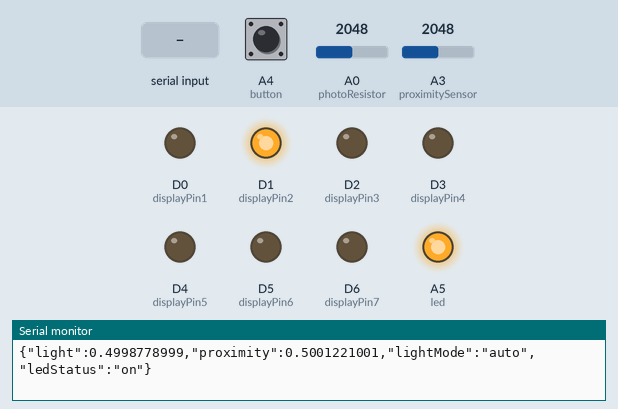
A sketch run on a simulated Particle Photon. Shown: output pins drawn as LEDs (lit = HIGH), the last lines printed to the serial monitor. The inputs (shaded band) are chosen by the test bench; at power-on: A0 (photoResistor) = 2048, A4 (button) LOW, A3 (proximitySensor) = 2048.

Above: at 1.2 s.
1.3 s: A0 (photoResistor) set to 1285
2.8 s: A0 (photoResistor) set to 1157
At 3.8 s:
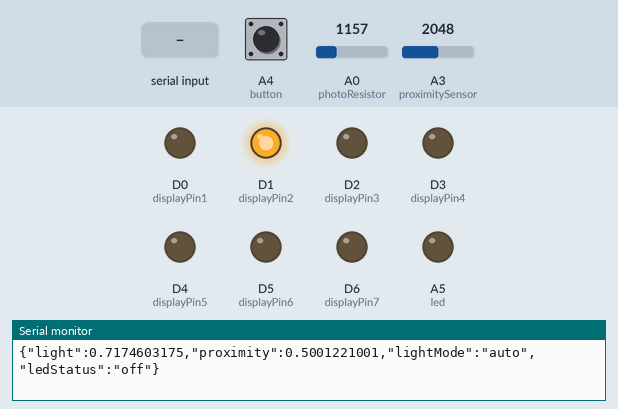
4.3 s: A4 (button) pulled HIGH for 0.15 s
At 5.0 s:
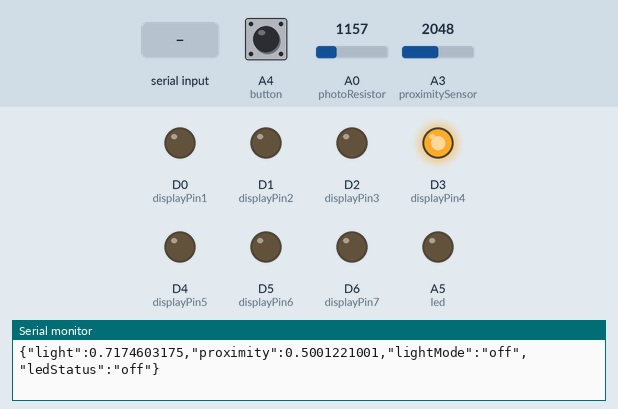
5.9 s: "1\n" received over Serial
At 7.8 s:
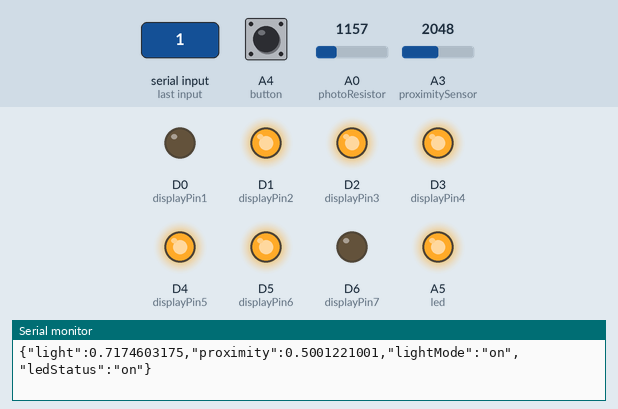
8.4 s: "90,45\n" received over Serial
At 9.7 s:
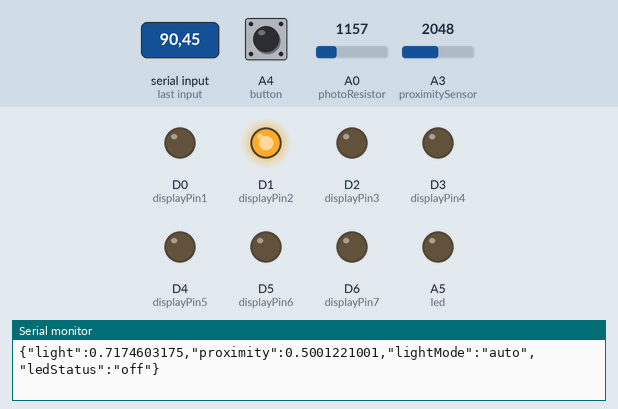
10.9 s: "0\n" received over Serial
At 12.8 s:
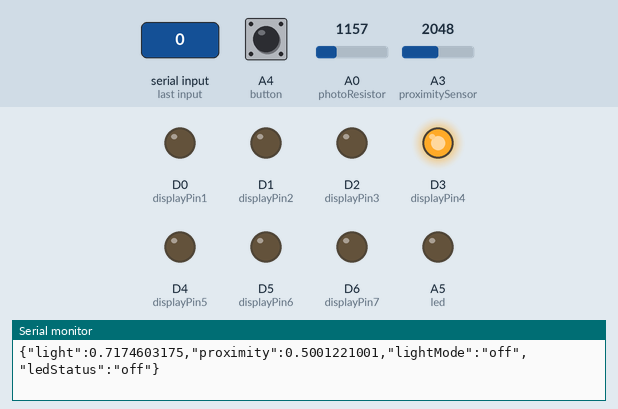
Timing chart, 0 to 14.3 s (numbered marks = the images above; inputs shaded):
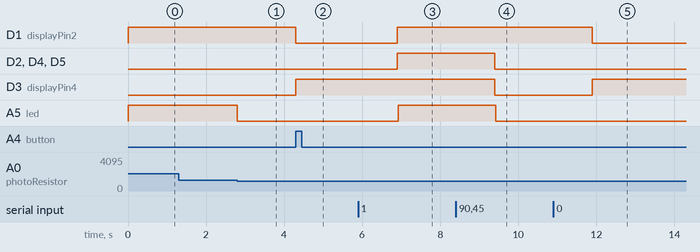

Measured:
- the behaviour switches between 1229 and 1228 on A0 (photoResistor) (found by bisection; images 0 and 1)
- after the input at 2.8 s, A5 (led): HIGH → LOW at once
- after the input at 4.3 s, D1 (displayPin2): HIGH → LOW at once; D3 (displayPin4): LOW → HIGH at once
- after the input at 5.9 s, D1 (displayPin2), D2 (displayPin3), D4 (displayPin5), D5 (displayPin6), A5 (led): LOW → HIGH after 1.0 s
- after the input at 8.4 s, D2 (displayPin3), D3 (displayPin4), D4 (displayPin5), D5 (displayPin6), A5 (led): HIGH → LOW after 1.0 s
- after the input at 10.9 s, D1 (displayPin2): HIGH → LOW after 1.0 s; D3 (displayPin4): LOW → HIGH after 1.0 s

The sketch:

lighting.ino
```cpp
// This #include statement was automatically added by the Particle IDE.
#include "SparkJson/SparkJson.h"

//light mode strings
char *lightModes[] = { "off", "on", "auto"};

//light state constants
int LIGHT_OFF  = 0;
int LIGHT_ON   = 1;
int LIGHT_AUTO = 2;

//current state of the system
int currentLightMode    = LIGHT_AUTO;
int previousButtonState = 0;

//pins and inputs/outputs
int photoResistor   = A0;
int proximitySensor = A3;

int button          = A4;
int led             = A5;

int displayPin1     = D0;
int displayPin2     = D1;
int displayPin3     = D2;
int displayPin4     = D3;
int displayPin5     = D4;
int displayPin6     = D5;
int displayPin7     = D6;

//seconds during which the proximity sensor
//hasn't captured significant movement
int secondsOfQuietness = 0;
//seconds of quietness after which the led
//will automatically be turned off
int MAX_QUIETNESS_SECONDS = 10;

double prevPublishMillis = 0;
double prevSerialMillis = 0;

void setup()
{
    Serial.begin(9600);

    pinMode(photoResistor, INPUT);
    pinMode(proximitySensor, INPUT);
    pinMode(led, OUTPUT);

    pinMode(displayPin1, OUTPUT);
    pinMode(displayPin2, OUTPUT);
    pinMode(displayPin3, OUTPUT);
    pinMode(displayPin4, OUTPUT);
    pinMode(displayPin5, OUTPUT);
    pinMode(displayPin6, OUTPUT);
    pinMode(displayPin7, OUTPUT);

    writeModeToDisplay();
    Spark.function("setLightMode", setLightMode);
}

//sets the desired lightMode (0,1 or 2 for LIGHT_OFF, LIGHT_ON or LIGHT_AUTO, respectively)
int setLightMode(String lightMode) {

    currentLightMode = lightMode.toInt();
    secondsOfQuietness = 0;
    writeModeToDisplay();
    return 1;
}

void loop()
{
    //convert sensor data to percentage
    double lightLevel = 1 - (analogRead(photoResistor) / 4095.0);
    double proximity = analogRead(proximitySensor) / 4095.0;

    //allows state change via serial from the web gui
    if (Serial.available() > 0) {
        String command = Serial.readString();
        setLightMode(command);
    }

    String json = buildJSON(lightLevel, proximity);

    //limit publishing to one second because of the API limit
    if (millis() - prevPublishMillis >= 1000) {
        Spark.publish("deviceStatus", json);
        prevPublishMillis = millis();

        //update quietness time once per second
        calculateQuietness(proximity, lightLevel);
    }

    //limit serial output so we dont flood the client
    if (millis() - prevSerialMillis >= 250) {
        Serial.println(json);
        prevSerialMillis = millis();
    }

    int currentButtonState = digitalRead(button);
    //button pressed
    if(currentButtonState == 1 && previousButtonState == 0) {
        toggleLightMode();
    }

    previousButtonState = currentButtonState;
    digitalWrite(led, getLEDStatus(lightLevel));
}

//create system data json for sending via serial or cloud
String buildJSON(double lightLevel, double proximity) {
    StaticJsonBuffer<200> jsonBuffer;

    JsonObject& root = jsonBuffer.createObject();
    root["light"] = lightLevel;
    root["proximity"] = proximity;
    root["lightMode"] = lightModes[currentLightMode];
    root["ledStatus"] = getLEDStatus(lightLevel) == 1 ? "on" : "off";

    char buffer[256];
    root.printTo(buffer, sizeof(buffer));
    return buffer;
}

//turns off the lights if the mode is set to auto and the quietness time has passed
void calculateQuietness(double proximity, double lightLevel) {
    if (currentLightMode != LIGHT_AUTO) {
        return;
    }

    if (proximity < 0.6 ) {
        secondsOfQuietness++;
    } else {
        secondsOfQuietness = 0;
    }
}

//returns true if the photoresistor doesn't detect enough light
bool isDarkEnough(double lightLevel) {
    return lightLevel <= 0.7;
}

//switch between the light modes, off on and auto
void toggleLightMode() {
    currentLightMode = (currentLightMode + 1) % 3;
    writeModeToDisplay();
}

//write the current lightMode to the 7-segment display
void writeModeToDisplay() {
    if (currentLightMode == LIGHT_OFF) {
        write0();
    } else if (currentLightMode == LIGHT_ON) {
        write1();
    } else if (currentLightMode = LIGHT_AUTO) {
        writeA();
    }
}

//writes an A in the 7-segment display
void writeA() {
    digitalWrite(displayPin1, LOW);
    digitalWrite(displayPin2, HIGH);
    digitalWrite(displayPin3, LOW);
    digitalWrite(displayPin4, LOW);
    digitalWrite(displayPin5, LOW);
    digitalWrite(displayPin6, LOW);
    digitalWrite(displayPin7, LOW);
}

//writes a 1 in the 7-segment display
void write1() {
    digitalWrite(displayPin1, LOW);
    digitalWrite(displayPin2, HIGH);
    digitalWrite(displayPin3, HIGH);
    digitalWrite(displayPin4, HIGH);
    digitalWrite(displayPin5, HIGH);
    digitalWrite(displayPin6, HIGH);
    digitalWrite(displayPin7, LOW);
}

//writes a 0 in the 7-segment display
void write0() {
    digitalWrite(displayPin1, LOW);
    digitalWrite(displayPin2, LOW);
    digitalWrite(displayPin3, LOW);
    digitalWrite(displayPin4, HIGH);
    digitalWrite(displayPin5, LOW);
    digitalWrite(displayPin6, LOW);
    digitalWrite(displayPin7, LOW);
}

//returns the current LED status based on lightMode, lightLevel and secondsOfQuietness
int getLEDStatus(double lightLevel) {
    if (currentLightMode == LIGHT_OFF) {
        return LOW;
    } else if (currentLightMode == LIGHT_ON) {
        return HIGH;
    } else if (currentLightMode = LIGHT_AUTO) {
        if (isDarkEnough(lightLevel) && (secondsOfQuietness < MAX_QUIETNESS_SECONDS)) {
            return HIGH;
        } else {
            return LOW;
        }
    }
}
```

SparkJson.h
```cpp
// (licence header left out)
// About this file
// ---------------
// This file is here to please the Arduino IDE. It must be present in the src/
// for the IDE to find it. Feel free to ignore this file if your working in
// another environment

#include "./ArduinoJson.h"

#include <cstddef>
```
